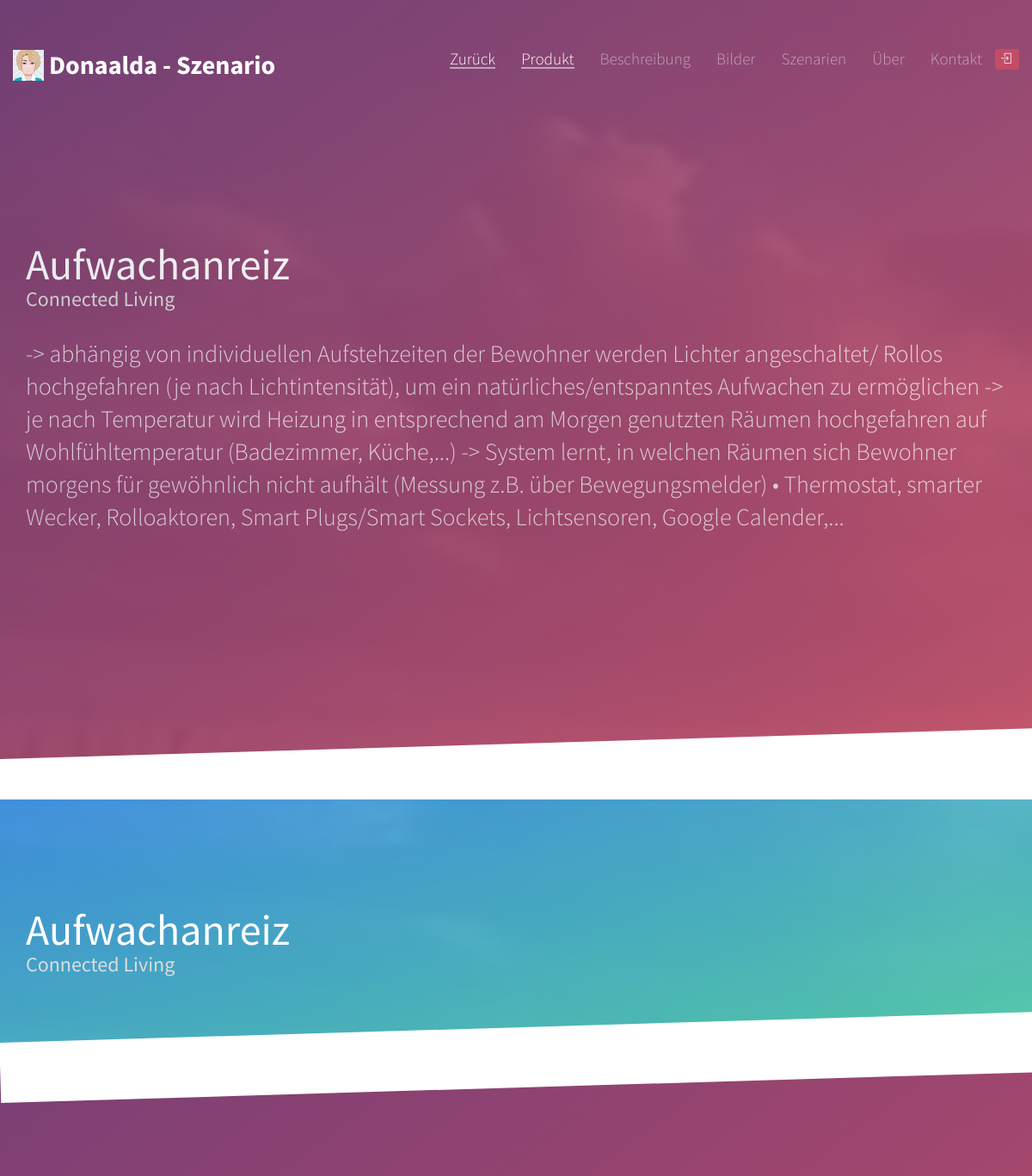
Before: /scenarios/aufwachanreiz/ (upper part) with the older database file.
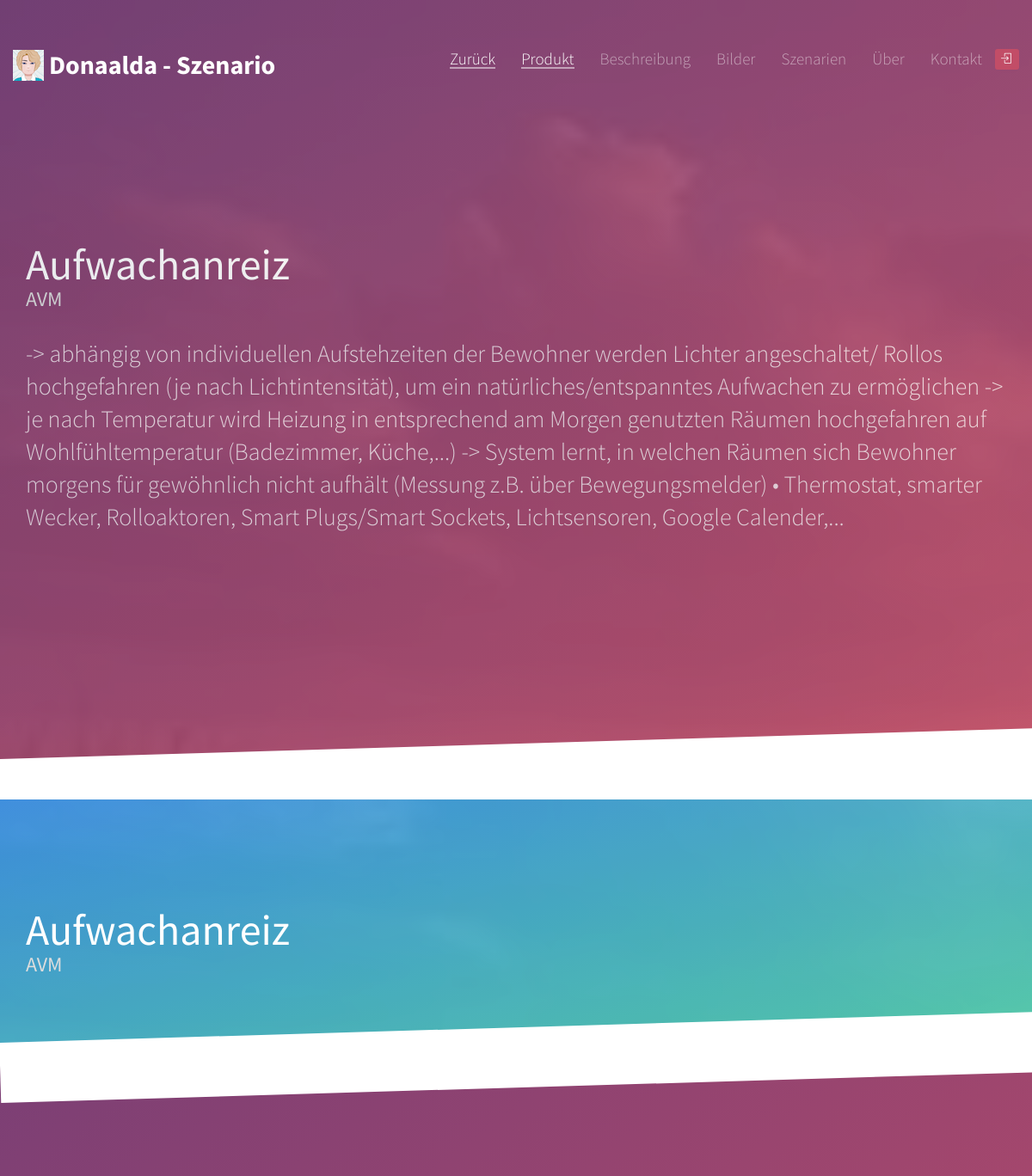
After: the same page with the newer database file.
### app/models.py (models this page shows, shortened)
class Scenario(models.Model):
    name = models.CharField(max_length=100, unique=True)
    url_name = models.CharField(max_length=100, unique=False, default=random())
    short_description = models.TextField(verbose_name="Kurzbeschreibung", max_length="255", null=True, blank=True)
    description = models.TextField(verbose_name="Beschreibung", null=True, blank=True)
    picture = models.ImageField(verbose_name="Bild", null=True, blank=True)
    provider = models.ForeignKey("Provider", default="1", )
    scenario_product_set = models.ForeignKey("ProductSet", null=True)
    class Meta:
        verbose_name = "Szenario"
        verbose_name_plural = "Szenarien"
        ordering = ["name"]

class Provider(models.Model):
    name = models.CharField(max_length=200, unique=False, default=random())
    is_visible = models.BooleanField(default=False)
    def __str__(self):
        return '%s' % self.name
    class Meta:
        verbose_name = "Hersteller"
        verbose_name_plural = "Hersteller"
        ordering = ["name"]

### app/views.py (the view)
class ScenarioView(generic.DetailView):
    template_name = 'scenario.html'
    def get(self, request, *args, **kwargs):
        scenario = kwargs.get("current_scenario")
        return render(request, 'app/scenario.html',
                      {'current_scenario': Scenario.objects.get(url_name=scenario),
                       'comment': Comment.objects.filter(page_url='/scenarios/' + scenario)[:5],
                       })

### app/templates/app/scenario.html (shortened to what this page needs)
{% load staticfiles %}
<!DOCTYPE html>
<html class="no-js">
<head>
  <link rel="stylesheet" href="{% static 'app/assets/css/animate.css' %}">
  <link rel="stylesheet" href="{% static 'app/assets/css/icomoon.css' %}">
  <link rel="stylesheet" href="{% static 'app/assets/css/simple-line-icons.css' %}">
  <link rel="stylesheet" href="{% static 'app/assets/css/magnific-popup.css' %}">
  <link rel="stylesheet" href="{% static 'app/assets/css/bootstrap.css' %}">
  <link rel="stylesheet" href="{% static 'app/assets/css/styleProduct.css' %}">
</head>
<body>
{% with scenarios=current_scenario.scenariodescription_set.all %}
<header role="banner" id="fh5co-header">
  <div class="container">
    <div class="row">
      <nav class="navbar navbar-default">
        <div class="navbar-header">
          <a class="navbar-brand" href="/">
            <div>
              <img alt="Brand" src="{% static 'app/assets/images/myAvatar_icon.png' %}"
                   style="margin-bottom: 5px">
              <span>Donaalda - Szenario</span>
            </div>
          </a>
        </div>
        <div id="navbar" class="navbar-collapse collapse">
          <ul class="nav navbar-nav navbar-right">
            <li class="active"><a href="#" onclick="back()" data-nav-section="home"><span>Zurück</span></a></li>
            <li class="active"><a href="#" data-nav-section="home"><span>Produkt</span></a></li>
            <li><a href="#" data-nav-section="intro"><span>Beschreibung</span></a></li>
            <li><a href="#" data-nav-section="images"><span>Bilder</span></a></li>
            <li><a href="#" data-nav-section="scenarios"><span>Szenarien</span></a></li>
            <li><a href="#" data-nav-section="about"><span>Über</span></a></li>
            <li><a href="#" data-nav-section="contact"><span>Kontakt</span></a></li>
            <li>
              <button type="button" class="btn btn-primary btn-xs navbar-btn" data-toggle="modal"
                      data-target="#myModalx">
                <i class="fh5co-intro-icon icon-login"></i>
              </button>
            </li>
          </ul>
        </div>
      </nav>
    </div>
  </div>
</header>
<section id="fh5co-home" data-stellar-background-ratio="0.5" {% if current_scenario.picture %}
         style="background-image:url({{ current_scenario.picture.url }}); {% endif %}">
  <div class="gradient">
    <div class="container">
      <div class="text-wrap">
        <div class="text-inner">
          <div class="row">
            <div class="col-md-12 text-left">
              {% if current_scenario %}
              <h1 class="to-animate">
                {{ current_scenario.name }}
              </h1>
              <h3 class="to-animate" style="color: #ddd; margin-top: -20px;">
                {{ current_scenario.provider }}
              </h3>
              <h2 class="to-animate">
                {{ current_scenario.description }}
              </h2>
              {% endif %}
            </div>
          </div>
        </div>
      </div>
    </div>
  </div>
  <div class="slant"></div>
</section>
<section id="fh5co-page" data-section="home"
         data-stellar-background-ratio="0.5" {% if current_scenario.picture %}
         style="background-image:url({{ current_scenario.picture.url }}); {% endif %}">
  <div class="gradient"></div>
  <div class="container">
    <div class="text-wrap">
      <div class="text-inner">
        <div class="row">
          <div class="col-md-8">
            {% if current_scenario %}
            <h1 class="text-left">{{ current_scenario.name }}</h1>
            <h3 class="text-left" style="color: #ddd; margin-top: -20px;">{{ current_scenario.provider }}</h3>
            {% endif %}
          </div>
        </div>
      </div>
    </div>
  </div>
  <div class="slant"></div>
</section>
<section id="fh5co-work" data-section="images">
</section>
</body>
{% endwith %}
</html>

### app/templates/app/html_templates/footer/footerTemplate.html (shortened to what this page needs)
{% load staticfiles %}

### app/templates/app/html_templates/modals/loginModal.html (shortened to what this page needs)
{% load staticfiles %}

### app/templates/app/html_templates/modals/registerModal.html (shortened to what this page needs)
{% load staticfiles %}

### app/templates/app/html_templates/modals/profileModal.html (shortened to what this page needs)
{% load staticfiles %}

### app/templates/app/html_templates/modals/passwordModal.html (shortened to what this page needs)
{% load staticfiles %}

### app/static/app/assets/css/icomoon.css (style rules this page uses)
[class^="icon-"], [class*=" icon-"] { font-family: 'icomoon'; speak: none; font-style: normal; font-weight: normal; font-variant: normal; text-transform: none; line-height: 1; -webkit-font-smoothing: antialiased; -moz-osx-font-smoothing: grayscale; }

Changed rows visible on the page:
changed Scenario "Aufwachanreiz": provider "Connected Living" → "AVM"
